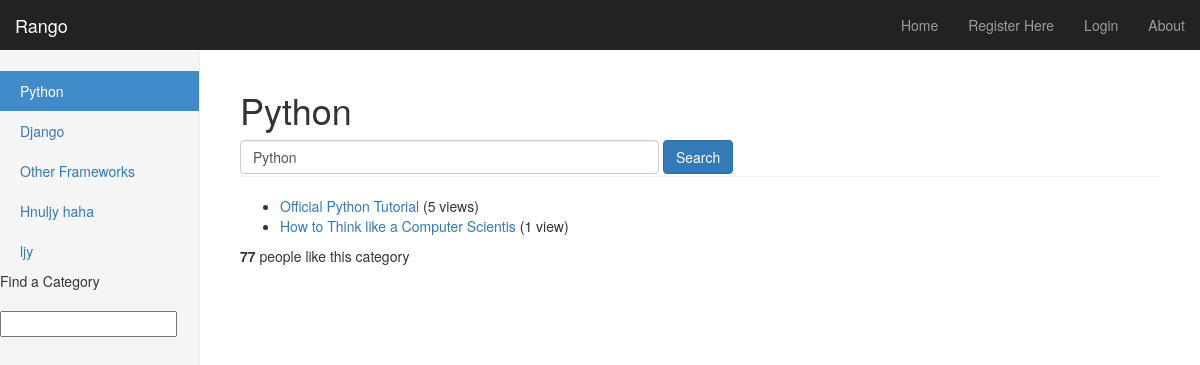
/rango/category/python/, run on the app's committed database.
### rango/models.py (models this page shows, shortened)
class Category(models.Model):
    name = models.CharField(max_length=128, unique=True)
    views = models.IntegerField(default=0)
    likes = models.IntegerField(default=0)
    slug = models.SlugField(unique=True)

class Page(models.Model):
    category = models.ForeignKey(Category)
    title = models.CharField(max_length=128)
    url = models.URLField()
    views = models.IntegerField(default=0)

### rango/views.py (the view, shortened to what this page needs)
# urls.py: url(r'^category/(?P<category_name_slug>[\w\-]+)/$', views.category, name='category'),) # New!
def category(request, category_name_slug):
    context_dict = {}
    context_dict['result_list'] = None
    context_dict['query'] = None
    print 'category',request.method
    try:
        category = Category.objects.get(slug=category_name_slug)
        context_dict['category_name'] = category.name
        pages = Page.objects.filter(category=category).order_by('-views')
        context_dict['pages'] = pages
        context_dict['category'] = category
    except Category.DoesNotExist:
        pass
    if not context_dict['query']:
        context_dict['query'] = category.name
    return render(request, 'rango/category.html', context_dict)

### rango/templatetags/rango_extras.py (called while the page is built)
@register.inclusion_tag('rango/cats.html')
def get_category_list(cat=None):
    return {'cats': Category.objects.order_by('-likes')[:5], 'act_cat': cat}

### templates/rango/category.html (shortened to what this page needs)
{% extends 'rango/base.html' %}
{% load staticfiles %}
{% block body_block %}
    <h1>{{ category_name }}</h1>
    <form class="form-inline" id="user_form" method="post" action="{% url 'category'  category.slug %}">
    <input class="form-control" type="text" size="50" name="query" value="{{query}}" id="query" />
    <input class="btn btn-primary" type="submit" name="submit" value="Search" />
    </form>
    <div class="panel">
    </div>
    {% if category %}
        {% if pages %}
        <ul>
            {% for page in pages %}
            <li>
            <a href="{% url 'goto' %}?page_id={{page.id}}">{{ page.title }}</a>
            {% if page.views > 1 %}
            ({{ page.views }} views)
            {% elif page.views == 1 %}
            ({{ page.views }} view)
            {% endif %}
            </li>
            {% endfor %}
        </ul>
        {% else %}
            <strong>No pages currently in category.</strong>
        {% endif %}
    {% else %}
        The specified category {{ category_name }} does not exist!
    {% endif %}
    <p>
    <strong id="like_count">{{ category.likes }}</strong> people like this category
    </p>
{% endblock %}

### templates/rango/cats.html
{% if cats %}
    <ul class="nav nav-sidebar">
    {% for c in cats %}
        {% if c == act_cat %}
        <li class="active" > {% else %} <li>{% endif %}<a href="{% url 'category' c.slug %}">{{ c.name }}</a></li>
    {% endfor %}
{% else %}
    <li> <strong>There are no category present.</strong></li>
    </ul>
{% endif %}

### static/css/dashboard.css (style rules this page uses)
body { padding-top: 50px; }
.nav-sidebar { margin-right: -21px; margin-bottom: 20px; margin-left: -20px; }
.nav-sidebar > li > a { padding-right: 20px; padding-left: 20px; }
.nav-sidebar > .active > a, .nav-sidebar > .active > a:hover, .nav-sidebar > .active > a:focus { color: #fff; background-color: #428bca; }

### data on the page
Category: name "Python", query "Python", likes "77"
Category: name "Django"
Category: name "Other Frameworks"
Category: name "Hnuljy haha"
Category: name "ljy"
Page: title "Official Python Tutorial", views "5"
Page: title "How to Think like a Computer Scientis", views "1"
